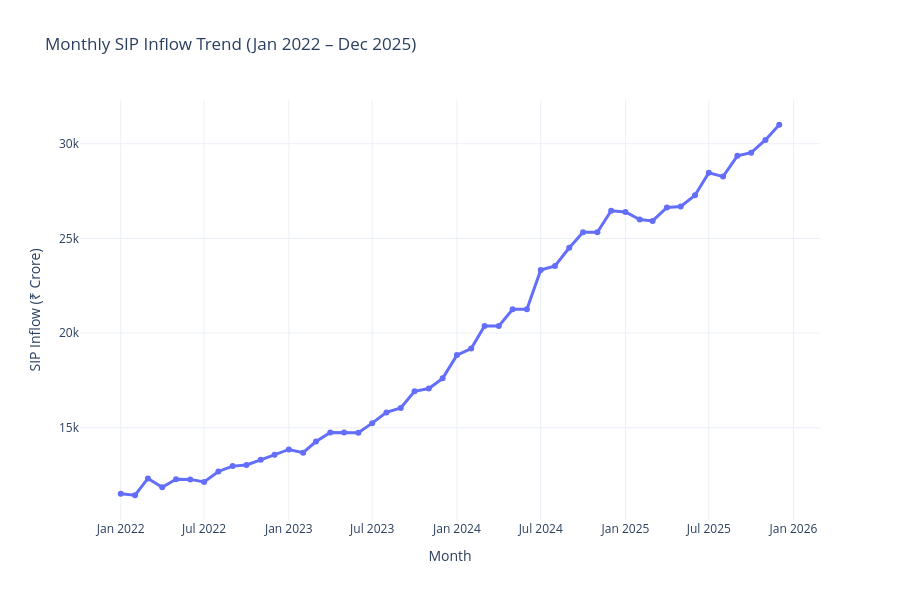

Notebook source saved alongside this figure:
### Code cell
fig = px.line(
    sip,
    x="month",
    y="sip_inflow_crore",
    markers=True,
    title="Monthly SIP Inflow Trend (Jan 2022 – Dec 2025)"
)

fig.update_traces(
    line=dict(width=3)
)

fig.update_layout(
    template="plotly_white",
    xaxis_title="Month",
    yaxis_title="SIP Inflow (₹ Crore)",
    height=600
)

fig.show()

### Figure 1 — Plotly figure (JSON) as saved in the notebook; plotly's stock layout.template omitted (floating-point values rounded to 4 significant figures)
{"data": [{"hovertemplate": "month=%{x}<br>sip_inflow_crore=%{y}<extra></extra>", "legendgroup": "", "line": {"color": "#636efa", "dash": "solid", "width": 3}, "marker": {"symbol": "circle"}, "mode": "lines+markers", "name": "", "orientation": "v", "showlegend": false, "type": "scatter", "x": ["2022-01-01T00:00:00", "2022-02-01T00:00:00", "2022-03-01T00:00:00", "2022-04-01T00:00:00", "2022-05-01T00:00:00", "2022-06-01T00:00:00", "2022-07-01T00:00:00", "2022-08-01T00:00:00", "2022-09-01T00:00:00", "2022-10-01T00:00:00", "2022-11-01T00:00:00", "2022-12-01T00:00:00", "2023-01-01T00:00:00", "2023-02-01T00:00:00", "2023-03-01T00:00:00", "2023-04-01T00:00:00", "2023-05-01T00:00:00", "2023-06-01T00:00:00", "2023-07-01T00:00:00", "2023-08-01T00:00:00", "2023-09-01T00:00:00", "2023-10-01T00:00:00", "2023-11-01T00:00:00", "2023-12-01T00:00:00", "2024-01-01T00:00:00", "2024-02-01T00:00:00", "2024-03-01T00:00:00", "2024-04-01T00:00:00", "2024-05-01T00:00:00", "2024-06-01T00:00:00", "2024-07-01T00:00:00", "2024-08-01T00:00:00", "2024-09-01T00:00:00", "2024-10-01T00:00:00", "2024-11-01T00:00:00", "2024-12-01T00:00:00", "2025-01-01T00:00:00", "2025-02-01T00:00:00", "2025-03-01T00:00:00", "2025-04-01T00:00:00", "2025-05-01T00:00:00", "2025-06-01T00:00:00", "2025-07-01T00:00:00", "2025-08-01T00:00:00", "2025-09-01T00:00:00", "2025-10-01T00:00:00", "2025-11-01T00:00:00", "2025-12-01T00:00:00"], "xaxis": "x", "y": [11517, 11438, 12328, 11863, 12286, 12276, 12140, 12694, 12976, 13040, 13306, 13573, 13856, 13687, 14276, 14749, 14749, 14734, 15245, 15814, 16042, 16928, 17073, 17610, 18838, 19187, 20371, 20371, 21262, 21262, 23332, 23547, 24509, 25323, 25320, 26459, 26400, 25999, 25926, 26632, 26688, 27274, 28464, 28265, 29361, 29529, 30200, 31002], "yaxis": "y"}], "layout": {"height": 600, "legend": {"tracegroupgap": 0}, "title": {"text": "Monthly SIP Inflow Trend (Jan 2022 – Dec 2025)"}, "xaxis": {"anchor": "y", "domain": [0, 1], "title": {"text": "Month"}}, "yaxis": {"anchor": "x", "domain": [0, 1], "title": {"text": "SIP Inflow (₹ Crore)"}}}}
